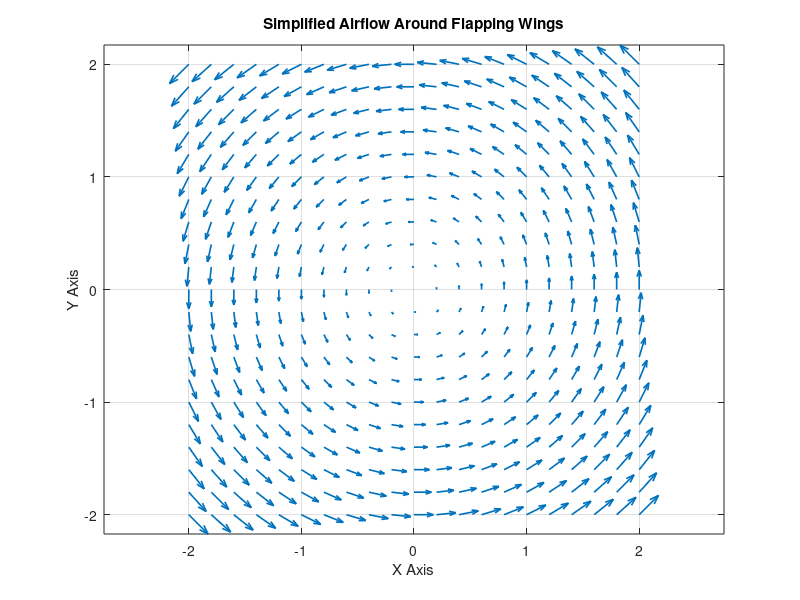

Source code (MATLAB):
clc;
clear;
close all;

[x,y] = meshgrid(-2:0.2:2, -2:0.2:2);

u = -y;
v = x;

figure('Color','w');
quiver(x,y,u,v,'LineWidth',1.2);
axis equal;
grid on;

xlabel('X Axis');
ylabel('Y Axis');
title('Simplified Airflow Around Flapping Wings');
